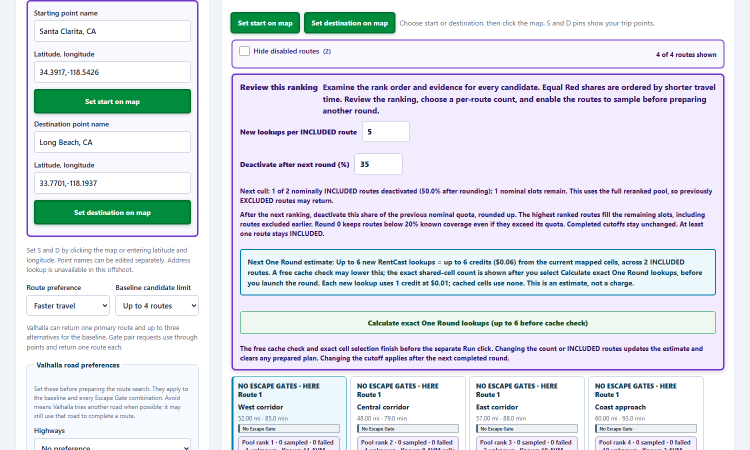
#> input picture tutorial/captures/trip.png, 1500 x 900 px (shown at 1/2 size); its folder holds 5 pictures in this run
$ python produce-la-video.py captures/gates.png
#> lines starting #> are read from the running program, lines starting #| are printed output that depends on the picture
"""Create a captioned, illustrated walkthrough of the actual SD decision sequence.

The Los Angeles trip, route lines, candidate values, and cost numbers are
illustrative training data. The film never represents them as provider results.
"""
import json
import pathlib
import subprocess
import sys
import wave
from PIL import Image, ImageDraw, ImageFont, ImageOps

ROOT=pathlib.Path(__file__).resolve().parent.parent
WORK=ROOT/'work'
OUT=ROOT/'tutorial'
FRAMES=WORK/'la-frames'
FRAMES.mkdir(parents=True,exist_ok=True)

SCENES=[
  dict(chapter='The trip',title='A long trip across greater LA',step='TRIP',points=['Santa Clarita to Long Beach','Set faster or balanced routing','Review highways and tolls'],narration='Let us compare a longer trip across the Los Angeles area, from Santa Clarita to Long Beach. In Set the trip, place both endpoints and review Valhalla preferences for highways, tolls, and route style. This is an illustrated training scenario; the route lines and property values shown here are examples, not live results.'),
  dict(chapter='Escape Gates',title='Explore both ends of the trip',step='GATES',points=['Start and destination gates','Include each no-gate case','Four gates each: 25 pairings'],narration='Next, review Escape Gates near both ends. They suggest different ways out of Santa Clarita and into Long Beach. If you keep four gates at each end, the no-gate choices make five times five, or twenty-five start and destination pairings. The app prepares the full cross product, not just matching gate numbers.'),
  dict(chapter='Route search',title='Review the Valhalla batch',step='SEARCH',points=['Check the exact request count','Route search spends no AVM credits','Returned candidates can overlap'],narration='Before routing, check the batch and its request limit. Valhalla returns road routes; some pairings may converge on the same corridor. The number of returned candidates can differ from the number of requests. Route discovery does not use RentCast A V M credits.'),
  dict(chapter='Round 0',title='Screen with saved evidence first',step='ROUND 0',points=['Map non-highway cells','Reuse known AVM values','Protect under 20% coverage'],narration='After routes arrive, evaluate the candidate pool. Round zero reuses saved A V M evidence before any new paid lookup. The default cull is thirty-five percent of the nominal pool. Routes with under twenty percent known coverage are protected in this first screen, because too little is known to reject them confidently. Highway runs and attached ramps are outside the A V M comparison.'),
  dict(chapter='Ranking',title='Read coverage before rank',step='RANK',points=['Lower known Red share ranks higher','Coverage shows uncertainty','Weighted PPSQFT breaks Red ties'],narration='Now read the ranking with its coverage. A route with a low known Red share can still have many unknown cells. When Red shares are equal, higher weighted price per square foot breaks the tie. In this demonstration, every percentage and property value on screen is illustrative, so use the pattern of reasoning rather than the numbers.'),
  dict(chapter='Inclusion',title='Choose who gets more evidence',step='INCLUDE',points=['INCLUDED routes enter One Round','EXCLUDED routes stay visible','Change either selection'],narration='INCLUDED means eligible for the next evidence round. EXCLUDED candidates remain in the ranked pool, and can return after new evidence changes the order. You can manually include or exclude routes before preparing another round. Every change updates the proposed A V M cost.'),
  dict(chapter='Exact cost',title='Count new lookups before Run',step='COST',points=['Start at 5 per INCLUDED route','Deduplicate shared cells','Example: 6 calls = 6 credits'],narration='Set the new lookup count per included route, starting at five. Then select Calculate exact One Round lookups. S D checks the cache and removes cells shared across routes before showing the new call count. For example, six unique new calls would be six credits, or six cents at the current displayed rate. That example is not a quote for this trip. Run remains a separate action.'),
  dict(chapter='Rerank',title='Let new evidence change the pool',step='RERANK',points=['Inspect the completed round','Set the next cutoff, default 35%','Previously excluded routes may return'],narration='After a completed One Round, the app reranks the full candidate pool. The next cutoff deactivates the chosen share of the previous nominal quota, with thirty-five percent as the current default. The best candidates fill the remaining slots, including routes excluded earlier if new evidence promotes them. You can continue one priced round at a time.'),
  dict(chapter='Decide',title='Inspect the route, then choose',step='DECIDE',points=['Compare route time and evidence','Inspect map cells and Street View','Export your decision'],narration='Finally, inspect a candidate on the map. The colored honeycomb represents estimated property values, not a safety score. Check the dates of any Street View imagery and keep your own observations separate. Compare travel time, known coverage, unknown areas, and your priorities. Choose a route and export the session if you want a record. You make the decision.'),
]

def font(size,bold=False):
    return ImageFont.truetype(str(pathlib.Path(r'C:\Windows\Fonts')/('segoeuib.ttf' if bold else 'segoeui.ttf')),size)

def wrap(draw,text,width,face):
    lines=[];line=''
    for word in text.split():
        candidate=(line+' '+word).strip()
        if line and draw.textbbox((0,0),candidate,font=face)[2]>width:
            lines.append(line);line=word
        else:line=candidate
    if line:lines.append(line)
    return lines

def label(draw,xy,text,size=20,color='#142238',bold=False):
    draw.text(xy,text,font=font(size,bold),fill=color)

def panel(draw,box,fill='#ffffff',line='#c8d6e7',radius=15):
    draw.rounded_rectangle(box,radius=radius,fill=fill,outline=line,width=2)

def pill(draw,box,text,fill='#e6f5ff',color='#164362',size=16):
    draw.rounded_rectangle(box,radius=12,fill=fill)
    label(draw,(box[0]+12,box[1]+6),text,size,color,True)

# [16 lines left out: function map_art, not called in this run]

def app_capture(im,draw,mode):
    panel(draw,(511,120,1222,613),'#ffffff','#adc0d4')
    captures=OUT/'captures'
    def paste(source,crop,target):
        part=Image.open(captures/source).convert('RGB').crop(crop)
        width,height=target[2]-target[0],target[3]-target[1]
        if source=='map.png':part=ImageOps.fit(part,(width,height),method=Image.Resampling.LANCZOS,centering=(.5,.2))
        else:part=ImageOps.contain(part,(width,height),method=Image.Resampling.LANCZOS)
        im.paste(part,(target[0]+(width-part.width)//2,target[1]+(height-part.height)//2))
    if mode in ('TRIP','GATES','ROUND 0'):
        source={'TRIP':'trip.png','GATES':'gates.png','ROUND 0':'round0.png'}[mode]
        crop={'TRIP':(45,0,405,705),'GATES':(45,0,405,540),'ROUND 0':(55,0,392,560)}[mode]
        paste(source,crop,(521,130,787,602))
        paste('map.png',(443,0,1468,700),(795,130,1212,602))
    else:
        paste('rerank.png',(452,92,1450,630),(521,130,1212,602))
    pill(draw,(991,136,1197,168),'ACTUAL APP SCREEN','#ffffff','#245b75',13)

# [42 lines left out: function demo_ui, not called in this run]

def slide(scene,index):
#> called with index = 1
    im=Image.new('RGB',(1280,720),'#122033');d=ImageDraw.Draw(im)
#> after `im = Image.new('RGB', (1280, 720), '#122033')`:
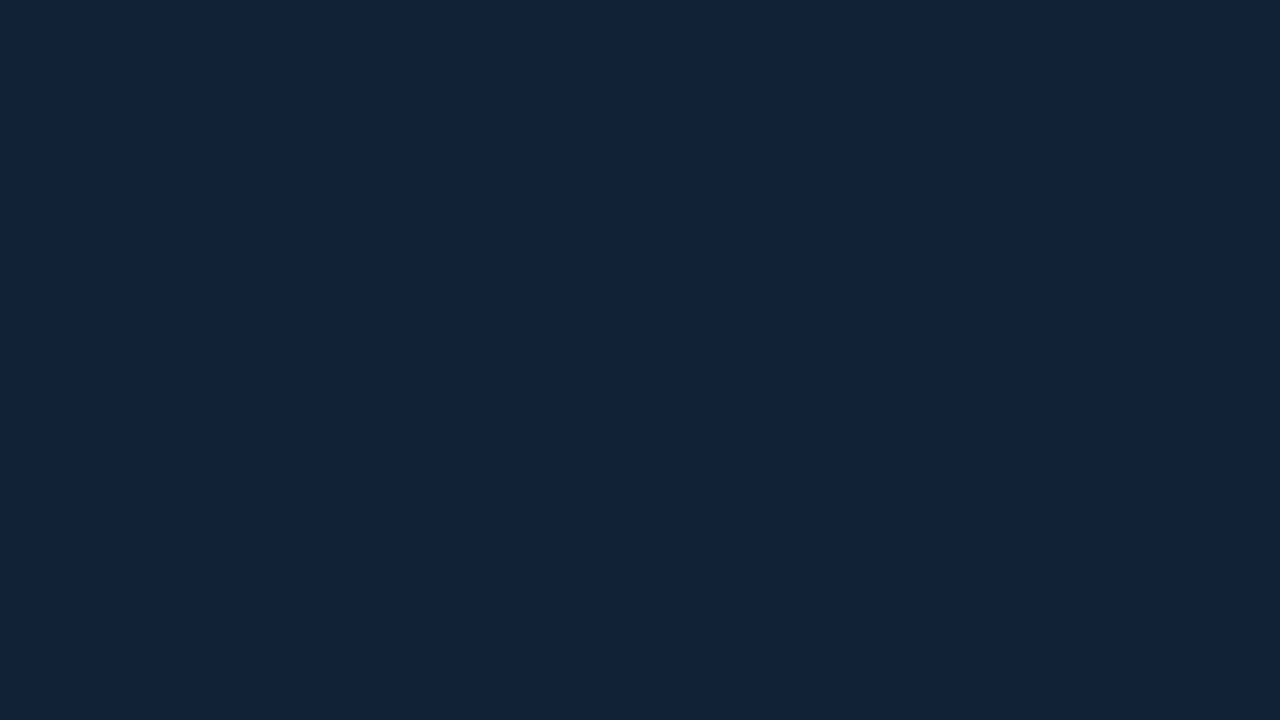
#> im: PIL image 1280x720 RGB; mean R, G, B 18, 32, 51
    label(d,(47,29),'SURVIVE DRIVE  /  LOS ANGELES WALKTHROUGH',19,'#ffe36d',True)
    d.line((48,71,1230,71),fill='#4c6782',width=2)
    pill(d,(48,92,337,127),'REAL UI · DEMO EVIDENCE','#6c42a9','#fff',14)
    y=157
    for ln in wrap(d,scene['title'],402,font(39,True)):
#> in wrap, `line = ''`: line = ''
        label(d,(48,y),ln,39,'white',True);y+=50
#> this loop made 2 passes
#> after the loop, y = 257
    y+=22
#> y = 279
    for point in scene['points']:
        d.ellipse((51,y+11,62,y+22),fill='#55bdff')
        for ln in wrap(d,point,390,font(24)):
            label(d,(79,y),ln,24,'#dbe8f7');y+=34
        y+=20
#> this loop made 3 passes
#> y on passes 1 to 3: 333, 387, 441
#> after the loop, y = 441
    if scene['step'] in ('TRIP','GATES','ROUND 0','COST'):app_capture(im,d,scene['step'])
#> in paste, `else:part=ImageOps.contain(part,(width,height),method=Image.Resampling..`:
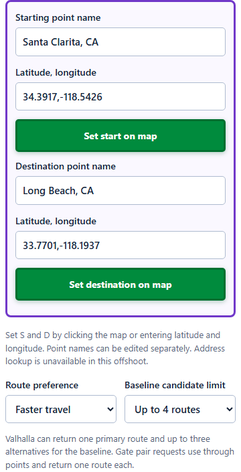
#> part: PIL image 241x472 RGB; mean R, G, B 211.6, 226.3, 223.3
#> in paste, `im.paste(part,(target[0]+(width-part.width)//2,target[1]+(height-part...`:
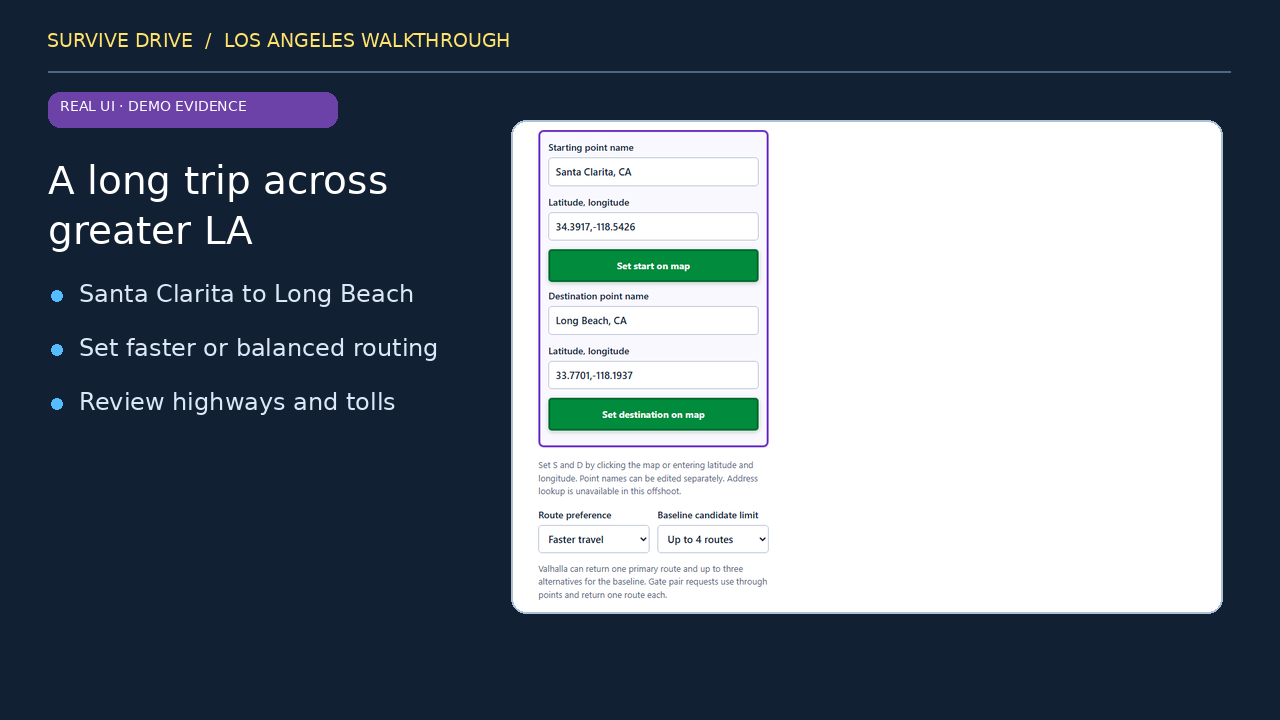
#> im: PIL image 1280x720 RGB; mean R, G, B 106.5, 116.4, 128.4
#> call 2 of paste, with source = 'map.png', crop = (443, 0, 1468, 700), target = (795, 130, 1212, 602)
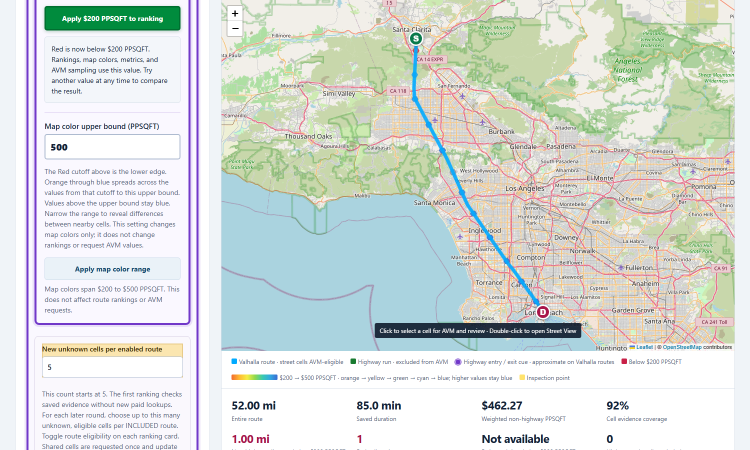
#> input picture tutorial/captures/map.png, 1500 x 900 px (shown at 1/2 size)
#> in paste (call 2), `part=Image.open(captures/source).convert('RGB').crop(crop)`:
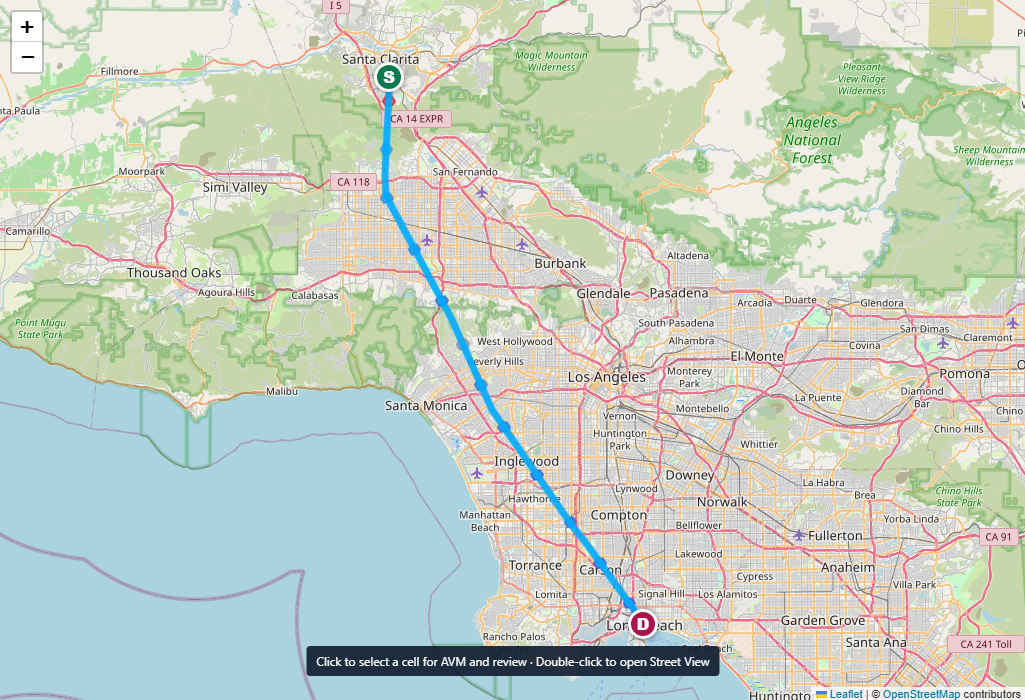
#> part: PIL image 1025x700 RGB; mean R, G, B 197.8, 208.6, 194.8
#> in paste (call 2), `if source=='map.png':part=ImageOps.fit(part,(width,height),method=Imag..`:
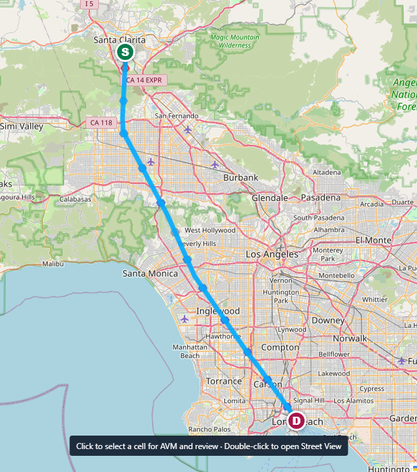
#> part: PIL image 417x472 RGB; mean R, G, B 196, 205.3, 193
    elif scene['step']=='DECIDE':map_art(d,scene['step'])
    else:demo_ui(d,scene['step'])
    label(d,(49,643),'DEMO ROUTES AND AVM VALUES ARE ILLUSTRATIVE · NO PROVIDER CALLS',16,'#ffe36d',True)
    label(d,(49,674),f'{index:02} / 09  ·  {scene["chapter"].upper()}',18,'#a7bfdb',True)
    d.rounded_rectangle((511,673,1223,683),radius=5,fill='#30435c')
    d.rounded_rectangle((511,673,511+int(712*index/len(SCENES)),683),radius=5,fill='#55bdff')
    return im

def stamp(s):
    n=round(s*1000);h,n=divmod(n,3600000);m,n=divmod(n,60000);sec,ms=divmod(n,1000)
    return f'{h:02}:{m:02}:{sec:02}.{ms:03}'

def main():
    if '--scripts-only' in sys.argv:
        for i,scene in enumerate(SCENES,1):(WORK/f'la-voice-{i:02}.txt').write_text(scene['narration'],encoding='utf8')
        print('Prepared nine narration scripts.');return
    rendered=[];wav_files=[]
    for i,scene in enumerate(SCENES,1):
        frame=FRAMES/f'scene-{i:02}.png';slide(scene,i).save(frame,optimize=True)
#> after `frame = FRAMES / f'scene-{i:02}.png'`:
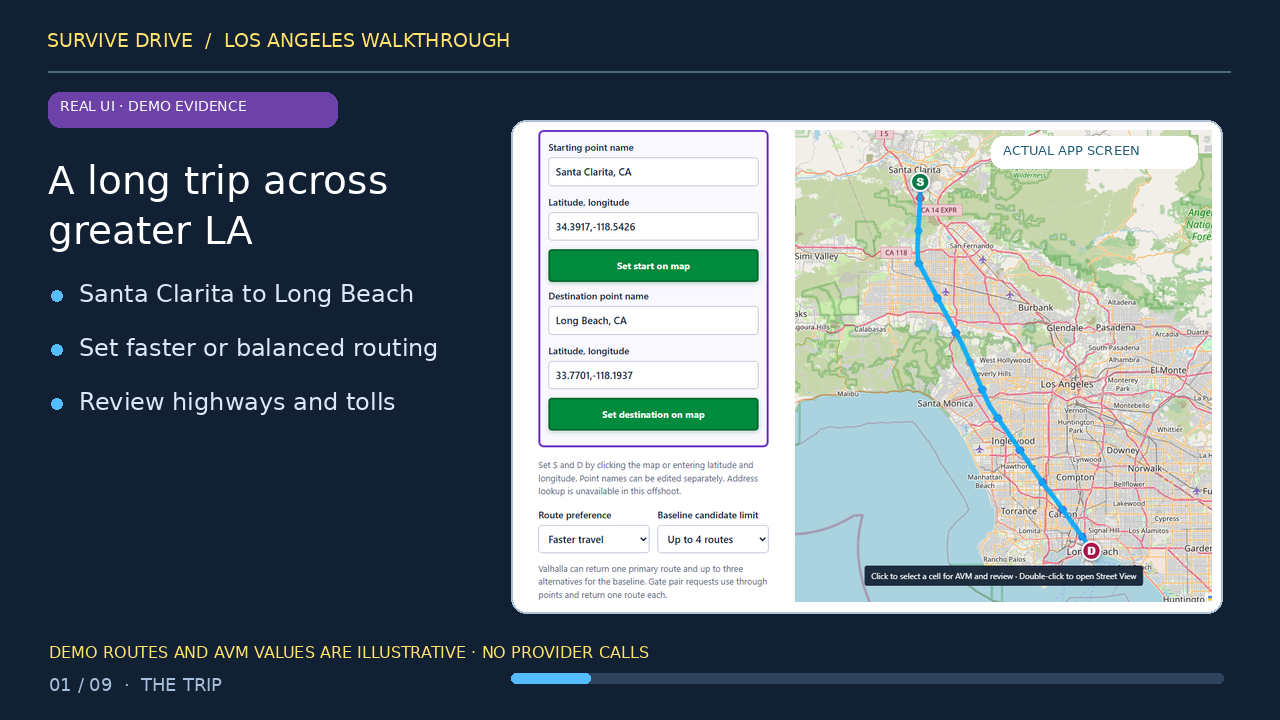
#> saved as scene-01.png: PIL image 1280x720 RGB; mean R, G, B 95, 106.9, 116.2
        source=WORK/'la-tts'/f'narration-{i:02}.wav'
#> (the run stopped early here; a loop or call above may not have finished)
